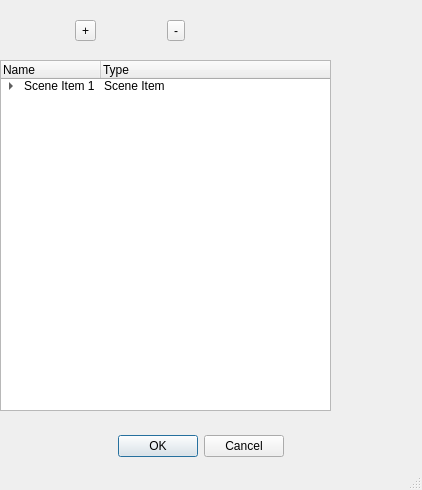
<?xml version="1.0" encoding="UTF-8"?>
<ui version="4.0">
 <class>Dialog</class>
 <widget class="QDialog" name="Dialog">
  <property name="windowModality">
   <enum>Qt::ApplicationModal</enum>
  </property>
  <property name="geometry">
   <rect>
    <x>0</x>
    <y>0</y>
    <width>422</width>
    <height>490</height>
   </rect>
  </property>
  <property name="windowTitle">
   <string>Dialog</string>
  </property>
  <property name="sizeGripEnabled">
   <bool>true</bool>
  </property>
  <property name="modal">
   <bool>true</bool>
  </property>
  <widget class="QDialogButtonBox" name="buttonBox">
   <property name="geometry">
    <rect>
     <x>30</x>
     <y>430</y>
     <width>341</width>
     <height>32</height>
    </rect>
   </property>
   <property name="standardButtons">
    <set>QDialogButtonBox::Cancel|QDialogButtonBox::Ok</set>
   </property>
   <property name="centerButtons">
    <bool>true</bool>
   </property>
  </widget>
  <widget class="QTreeWidget" name="treeWidget">
   <property name="geometry">
    <rect>
     <x>0</x>
     <y>60</y>
     <width>331</width>
     <height>351</height>
    </rect>
   </property>
   <column>
    <property name="text">
     <string>Name</string>
    </property>
   </column>
   <column>
    <property name="text">
     <string>Type</string>
    </property>
   </column>
   <item>
    <property name="text">
     <string>Scene Item 1</string>
    </property>
    <property name="text">
     <string>Scene Item</string>
    </property>
    <property name="flags">
     <set>ItemIsSelectable|ItemIsUserCheckable|ItemIsEnabled|ItemIsAutoTristate</set>
    </property>
    <item>
     <property name="text">
      <string>New Subitem</string>
     </property>
    </item>
    <item>
     <property name="text">
      <string>New Subitem</string>
     </property>
     <item>
      <property name="text">
       <string>New Subitem</string>
      </property>
     </item>
     <item>
      <property name="text">
       <string>New Subitem</string>
      </property>
     </item>
    </item>
    <item>
     <property name="text">
      <string>New Subitem</string>
     </property>
    </item>
   </item>
  </widget>
  <widget class="QWidget" name="horizontalLayoutWidget">
   <property name="geometry">
    <rect>
     <x>10</x>
     <y>10</y>
     <width>241</width>
     <height>41</height>
    </rect>
   </property>
   <layout class="QHBoxLayout" name="horizontalLayout">
    <item>
     <widget class="QToolButton" name="toolButton_expandAll">
      <property name="text">
       <string>+</string>
      </property>
     </widget>
    </item>
    <item>
     <widget class="QToolButton" name="toolButton_collapseAll">
      <property name="text">
       <string>-</string>
      </property>
     </widget>
    </item>
   </layout>
  </widget>
 </widget>
 <resources/>
 <connections>
  <connection>
   <sender>buttonBox</sender>
   <signal>accepted()</signal>
   <receiver>Dialog</receiver>
   <slot>accept()</slot>
   <hints>
    <hint type="sourcelabel">
     <x>248</x>
     <y>444</y>
    </hint>
    <hint type="destinationlabel">
     <x>157</x>
     <y>274</y>
    </hint>
   </hints>
  </connection>
  <connection>
   <sender>buttonBox</sender>
   <signal>rejected()</signal>
   <receiver>Dialog</receiver>
   <slot>reject()</slot>
   <hints>
    <hint type="sourcelabel">
     <x>316</x>
     <y>450</y>
    </hint>
    <hint type="destinationlabel">
     <x>286</x>
     <y>274</y>
    </hint>
   </hints>
  </connection>
  <connection>
   <sender>toolButton_expandAll</sender>
   <signal>clicked()</signal>
   <receiver>treeWidget</receiver>
   <slot>expandAll()</slot>
   <hints>
    <hint type="sourcelabel">
     <x>85</x>
     <y>29</y>
    </hint>
    <hint type="destinationlabel">
     <x>145</x>
     <y>155</y>
    </hint>
   </hints>
  </connection>
  <connection>
   <sender>toolButton_collapseAll</sender>
   <signal>clicked()</signal>
   <receiver>treeWidget</receiver>
   <slot>collapseAll()</slot>
   <hints>
    <hint type="sourcelabel">
     <x>174</x>
     <y>29</y>
    </hint>
    <hint type="destinationlabel">
     <x>145</x>
     <y>155</y>
    </hint>
   </hints>
  </connection>
 </connections>
</ui>
